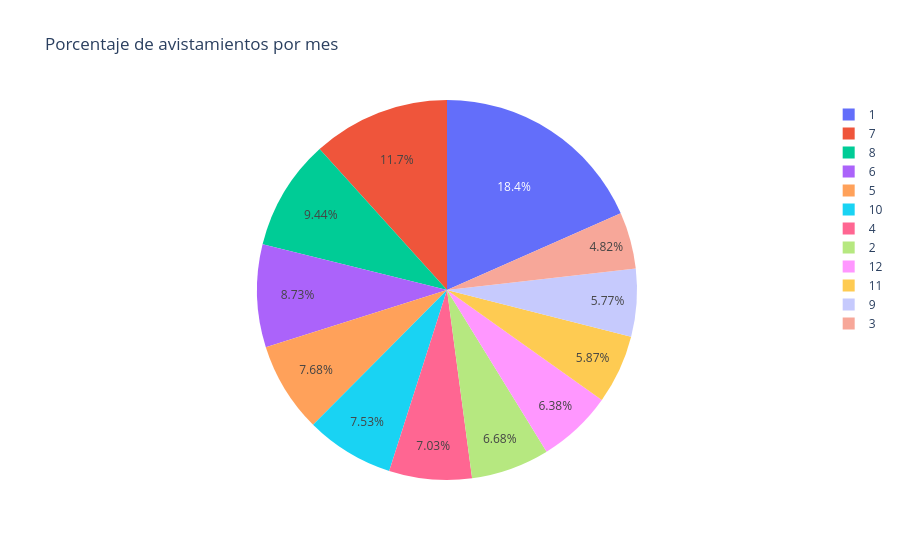

Notebook code cell kept with this figure:
### Markdown cell above
### pregunta 8 ¿Cuál es el mes con mayor y menor porcentaje de avistamientos? gráfico de torta

### Code cell
meses = feli["month"].value_counts().sort_index()

porcentajes = (
    meses / meses.sum() * 100
)
fig = px.pie(
    values=meses.values,
    names=meses.index,
    title="Porcentaje de avistamientos por mes"
)

fig.show()

### Figure 1 — Plotly figure (JSON) as saved in the notebook; plotly's stock layout.template omitted (floating-point values rounded to 4 significant figures)
{"data": [{"domain": {"x": [0, 1], "y": [0, 1]}, "hovertemplate": "label=%{label}<br>value=%{value}<extra></extra>", "labels": [1.0, 2.0, 3.0, 4.0, 5.0, 6.0, 7.0, 8.0, 9.0, 10.0, 11.0, 12.0], "legendgroup": "", "name": "", "showlegend": true, "type": "pie", "values": [366, 133, 96, 140, 153, 174, 233, 188, 115, 150, 117, 127]}], "layout": {"legend": {"tracegroupgap": 0}, "title": {"text": "Porcentaje de avistamientos por mes"}}}
